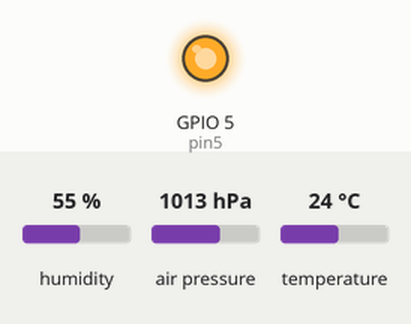
This program was run on a simulated ESP32 board running MicroPython. Shown: output pins drawn as LEDs (lit = HIGH). The inputs (shaded band) are chosen by the test bench; at power-on: humidity 55 %, air pressure 1013 hPa, temperature 24 °C. WiFi joins after 1.5 s; no MQTT or app messages arrive unless stated; library files of the repository ran but are not shown: bme280.py.

Above: at 9.1 s.
Timing chart, 0 to 13.2 s (numbered marks = the images above):
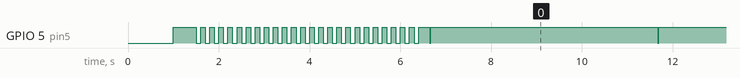

Measured:
- by itself, GPIO 5 (pin5): goes 24 × (LOW 0.10 s, HIGH 0.10 s), LOW 0.10 s, HIGH 0.25 s, 24 × (LOW 0.02 s, HIGH 5.0 s), LOW 0.02 s, then HIGH

The program:

main.py
```python
from umqtt.robust import MQTTClient
import machine
import utime as time
import gc
import bme280


# Wifi connect established in the boot.py file. Uncomment if needed
# import network
# sta_if = network.WLAN(network.STA_IF)
# sta_if.active(True)
# sta_if.connect("NCW", "malolos5459")

#upip packages - see README.md
# upip.install('micropython-umqtt.simple')
# upip.install('micropython-umqtt.robust')

client = MQTTClient("esp32-01", "192.168.1.122")
pin5 = machine.Pin(5, machine.Pin.OUT)

i2c = machine.I2C(scl=machine.Pin(22), sda=machine.Pin(21))
bme = bme280.BME280(i2c=i2c)

def initialise():
    blinkcnt = 0
    checkwifi()
    while blinkcnt < 50:
        pin5.value(blinkcnt % 2)
        blinkcnt = blinkcnt + 1
        time.sleep_ms(100)

def checkwifi():
    blinkcnt = 0
    while not sta_if.isconnected():
        time.sleep_ms(500)
        pin5.value(blinkcnt % 2)
        blinkcnt = blinkcnt + 1

def publish():
    count = 1
    while True:
        pin5.value(0)
        checkwifi()
        v = bme.values
        msg = b'{"MsgId":%u,"Mem":%u,"Celsius":%s,"Pressure":%s,"Humidity":%s}' % (count, gc.mem_free(), v[0][:-1], v[1][:-3], v[2][:-1])
        client.publish(b"home/weather", msg)
        pin5.value(1)
        count = count + 1
        time.sleep(5)

initialise()

client.reconnect()

publish()
```

boot.py
```python
import network
sta_if = network.WLAN(network.STA_IF)
sta_if.active(True)
sta_if.connect("NCW", "malolos5459")
```
